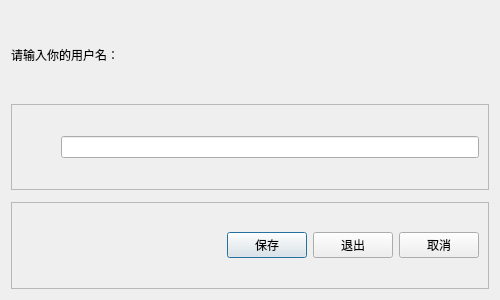
<?xml version="1.0" encoding="UTF-8"?>
<ui version="4.0">
 <class>GetUserDialog</class>
 <widget class="QDialog" name="GetUserDialog">
  <property name="windowModality">
   <enum>Qt::WindowModal</enum>
  </property>
  <property name="enabled">
   <bool>true</bool>
  </property>
  <property name="geometry">
   <rect>
    <x>0</x>
    <y>0</y>
    <width>500</width>
    <height>300</height>
   </rect>
  </property>
  <property name="sizePolicy">
   <sizepolicy hsizetype="Fixed" vsizetype="Fixed">
    <horstretch>0</horstretch>
    <verstretch>0</verstretch>
   </sizepolicy>
  </property>
  <property name="maximumSize">
   <size>
    <width>500</width>
    <height>300</height>
   </size>
  </property>
  <property name="windowTitle">
   <string>退出游戏</string>
  </property>
  <layout class="QVBoxLayout" name="verticalLayout">
   <item>
    <widget class="QLabel" name="label">
     <property name="text">
      <string>请输入你的用户名：</string>
     </property>
    </widget>
   </item>
   <item>
    <widget class="QFrame" name="frame_2">
     <property name="frameShape">
      <enum>QFrame::StyledPanel</enum>
     </property>
     <property name="frameShadow">
      <enum>QFrame::Raised</enum>
     </property>
     <layout class="QHBoxLayout" name="horizontalLayout_2">
      <item>
       <spacer name="horizontalSpacer_2">
        <property name="orientation">
         <enum>Qt::Horizontal</enum>
        </property>
        <property name="sizeType">
         <enum>QSizePolicy::MinimumExpanding</enum>
        </property>
        <property name="sizeHint" stdset="0">
         <size>
          <width>40</width>
          <height>20</height>
         </size>
        </property>
       </spacer>
      </item>
      <item>
       <widget class="QLineEdit" name="user_text">
        <property name="sizePolicy">
         <sizepolicy hsizetype="Expanding" vsizetype="Fixed">
          <horstretch>10</horstretch>
          <verstretch>0</verstretch>
         </sizepolicy>
        </property>
        <property name="minimumSize">
         <size>
          <width>100</width>
          <height>0</height>
         </size>
        </property>
       </widget>
      </item>
     </layout>
    </widget>
   </item>
   <item>
    <widget class="QDialogButtonBox" name="buttonBox">
     <property name="orientation">
      <enum>Qt::Horizontal</enum>
     </property>
     <property name="standardButtons">
      <set>QDialogButtonBox::NoButton</set>
     </property>
    </widget>
   </item>
   <item>
    <widget class="QFrame" name="frame">
     <property name="frameShape">
      <enum>QFrame::StyledPanel</enum>
     </property>
     <property name="frameShadow">
      <enum>QFrame::Raised</enum>
     </property>
     <layout class="QHBoxLayout" name="horizontalLayout">
      <item>
       <spacer name="horizontalSpacer">
        <property name="orientation">
         <enum>Qt::Horizontal</enum>
        </property>
        <property name="sizeHint" stdset="0">
         <size>
          <width>40</width>
          <height>20</height>
         </size>
        </property>
       </spacer>
      </item>
      <item>
       <widget class="QPushButton" name="button_save">
        <property name="text">
         <string>保存</string>
        </property>
       </widget>
      </item>
      <item>
       <widget class="QPushButton" name="button_quit">
        <property name="text">
         <string>退出</string>
        </property>
       </widget>
      </item>
      <item>
       <widget class="QPushButton" name="button_cancel">
        <property name="text">
         <string>取消</string>
        </property>
       </widget>
      </item>
     </layout>
    </widget>
   </item>
  </layout>
 </widget>
 <resources/>
 <connections>
  <connection>
   <sender>buttonBox</sender>
   <signal>accepted()</signal>
   <receiver>GetUserDialog</receiver>
   <slot>accept()</slot>
   <hints>
    <hint type="sourcelabel">
     <x>248</x>
     <y>254</y>
    </hint>
    <hint type="destinationlabel">
     <x>157</x>
     <y>274</y>
    </hint>
   </hints>
  </connection>
  <connection>
   <sender>buttonBox</sender>
   <signal>rejected()</signal>
   <receiver>GetUserDialog</receiver>
   <slot>reject()</slot>
   <hints>
    <hint type="sourcelabel">
     <x>316</x>
     <y>260</y>
    </hint>
    <hint type="destinationlabel">
     <x>286</x>
     <y>274</y>
    </hint>
   </hints>
  </connection>
 </connections>
</ui>
